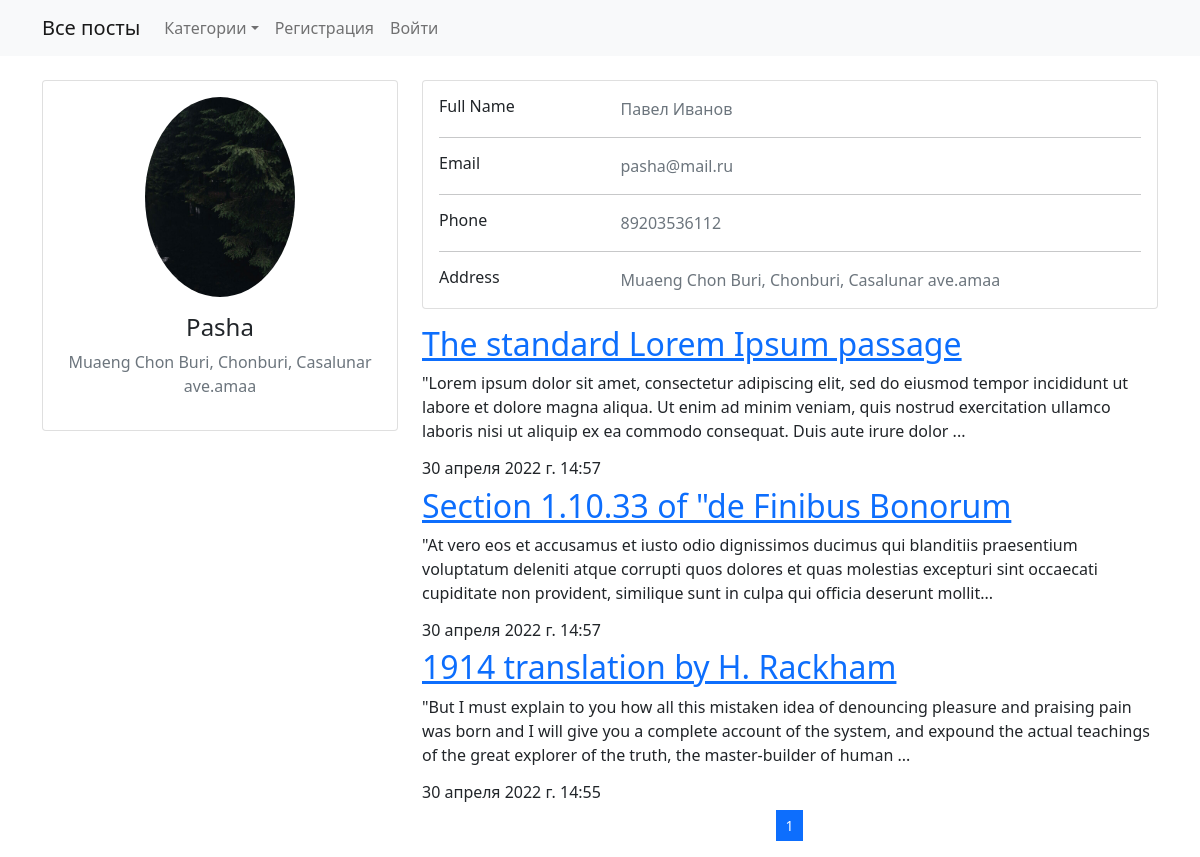
The page /profile/Pasha on the database its author committed.
### accounts/forms.py (models this page shows, shortened)
class Profile(models.Model):
    user = models.OneToOneField(User, on_delete=models.CASCADE, null=True)
    phone = models.IntegerField(null=True)
    photo = models.ImageField(upload_to='static/images/', null=True, blank=True)
    address = models.CharField(max_length=300, null=True)

### posts/models.py (models this page shows, shortened)
class Post(models.Model):
    title = models.CharField(max_length=40)
    text = models.TextField()
    author = models.ForeignKey(User, on_delete=models.CASCADE, null=True)
    date = models.DateTimeField(auto_now_add=True)
    category = models.ForeignKey(Category, on_delete=models.CASCADE)
    class Meta:
        verbose_name = 'Пост'
        verbose_name_plural = 'Посты'
        ordering = ['-date']

### accounts/views.py (the view)
# urls.py: path('profile/<str:username>', author_page, name='profile')
def author_page(request, username):
    user = User.objects.filter(username=username).first()
    posts = Post.objects.filter(author=user.pk).all()
    paginator = Paginator(posts, 3)  # Show 25 contacts per page.
    page_number = request.GET.get('page')
    page_obj = paginator.get_page(page_number)
    return render(request, 'profile.html', {'username': user, 'page_obj': page_obj})

### posts/context_processors.py (called while the page is built)
def categories(request):
    context = Category.objects.all()
    return {
        'categories': context
    }

### templates/profile.html (shortened to what this page needs)
{% extends 'base.html' %}
{% load static %}
{% block content%}
<div class="container">
  <div class="main-body">
    <div class="row gutters-sm">
      <div class="col-md-4 mb-3">
        <div class="card">
          <div class="card-body">
            <div class="d-flex flex-column align-items-center text-center">
              {% if username.profile.photo %}
              <img src="{{ username.profile.photo.url }}" alt="Admin" class="rounded-circle" width="150">
              {% else %}
              <img src="https://bootdey.com/img/Content/avatar/avatar7.png" alt="Admin" class="rounded-circle" width="150">
              {% endif %}
              <div class="mt-3">
                <h4>{{username.username}}</h4>
                <p class="text-muted font-size-sm">{{username.profile.address}}</p>
              </div>
            </div>
          </div>
        </div>
      </div>
      <div class="col-md-8">
        <div class="card mb-3">
          <div class="card-body">
            <div class="row">
              <div class="col-sm-3">
                <h6 class="mb-0">Full Name</h6>
              </div>
              <div class="col-sm-9 text-secondary">
                {{username.get_full_name}}
              </div>
            </div>
            <hr>
            <div class="row">
              <div class="col-sm-3">
                <h6 class="mb-0">Email</h6>
              </div>
              <div class="col-sm-9 text-secondary">
                {{username.email}}
              </div>
            </div>
            <hr>
            <div class="row">
              <div class="col-sm-3">
                <h6 class="mb-0">Phone</h6>
              </div>
              <div class="col-sm-9 text-secondary">
                {{username.profile.phone}}
              </div>
            </div>
            <hr>
            <div class="row">
              <div class="col-sm-3">
                <h6 class="mb-0">Address</h6>
              </div>
              <div class="col-sm-9 text-secondary">
                {{username.profile.address}}
              </div>
            </div>
          </div>
        </div>
        <div class="row gutters-sm">
          {% for post in page_obj %}
          <h2><a href="{% url 'posts:detail' pk=post.pk %}">{{post.title}}</a></h2>
          <p>{{post.text|slice:":255"}}...</p>
          <div class="row">
            <div class="col">
              <h6>{{post.date}}</h6>
            </div>
            <div class="col">
            </div>
          </div>
          {% endfor %}
          <nav aria-label="Page navigation example">
            <ul class="pagination justify-content-center pagination-sm">
              {% for page in page_obj.paginator.page_range %}
              <li class="page-item {% if page == page_obj.number %}active{% endif %}">
                <a class="page-link" href="?page={{page}}">
                  {{ page }}
                </a>
              </li>
              {% endfor %}
            </ul>
          </nav>
        </div>
      </div>
    </div>
  </div>
</div>
{%endblock%}

### templates/base.html (shortened to what this page needs)
<!DOCTYPE html>
<html lang="en" dir="ltr">
<head>
  <link href="https://cdn.jsdelivr.net/npm/bootstrap@5.1.3/dist/css/bootstrap.min.css" rel="stylesheet">
</head>
<nav class="navbar navbar-expand-lg navbar-light bg-light">
  <div class="container">
    <a class="navbar-brand" href="{% url 'home' %}">Все посты</a>
    <div class="collapse navbar-collapse" id="navbarNavDropdown">
      <ul class="navbar-nav">
        <li class="nav-item dropdown">
          <a class="nav-link dropdown-toggle" href="#" id="navbarDropdown" role="button" data-bs-toggle="dropdown" aria-expanded="false">Категории</a>
        </li>
        {% if user.is_authenticated %}
        <li class="nav-item">
          <a class="nav-link" href="{% url 'profile' username=user.username %} ">Моя страница</a>
        </li>
        <li class="nav-item justify-content-end">
          <a class="nav-link" href="{% url 'accounts:logout' %}">Выйти</a>
        </li>
        {% else %}
        <li class="nav-item">
          <a class="nav-link" href="{% url 'accounts:register' %}">Регистрация</a>
        </li>
        <li class="nav-item">
          <a class="nav-link" href="{% url 'accounts:login' %}">Войти</a>
        </li>
        {% endif %}
      </ul>
    </div>
</nav>
<body>
  {% block content%}{% endblock %}
</body>
</html>

### rows shown on the page
Post: title "The standard Lorem Ipsum passage", text "\"Lorem ipsum dolor sit amet, consectetur adipiscing elit, sed do eiusmod tempor incididunt ut labore et dolore magna aliqua. Ut enim ad minim veniam, quis nostrud exercitation ullamco laboris nisi ut aliquip ex ea commodo consequat. Duis aute irure dolor", date "30 апреля 2022 г. 14:57"
Post: title "Section 1.10.33 of \"de Finibus Bonorum", text "\"At vero eos et accusamus et iusto odio dignissimos ducimus qui blanditiis praesentium voluptatum deleniti atque corrupti quos dolores et quas molestias excepturi sint occaecati cupiditate non provident, similique sunt in culpa qui officia deserunt mollit", date "30 апреля 2022 г. 14:57"
Post: title "1914 translation by H. Rackham", text "\"But I must explain to you how all this mistaken idea of denouncing pleasure and praising pain was born and I will give you a complete account of the system, and expound the actual teachings of the great explorer of the truth, the master-builder of human", date "30 апреля 2022 г. 14:55"

### other values the page prints
{{ username.username }} "Pasha"
{{ username.profile.address }} "Muaeng Chon Buri, Chonburi, Casalunar ave.amaa"
{{ username.get_full_name }} "Павел Иванов"
{{ username.email }} "pasha@mail.ru"
{{ username.profile.phone }} "89203536112"
{{ page }} "1"
